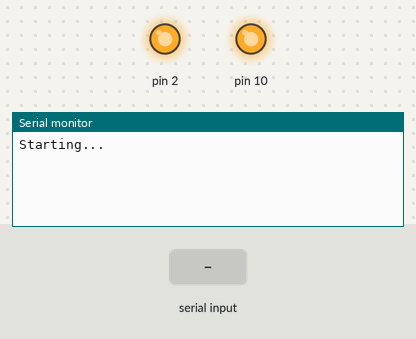
The sketch below on a simulated Arduino Uno, built with avr-gcc and run on an emulated ATmega328P. On the bench: output pins drawn as LEDs (lit = HIGH), the last lines printed to the serial monitor. The inputs (shaded band) are chosen by the test bench.

Above: at 1.2 s.
1.3 s: "b\n" received over Serial
At 1.7 s:
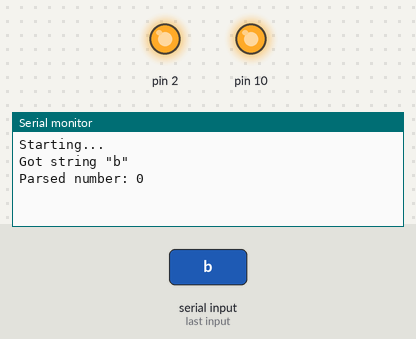
2.8 s: "P\n" received over Serial
At 4.0 s:
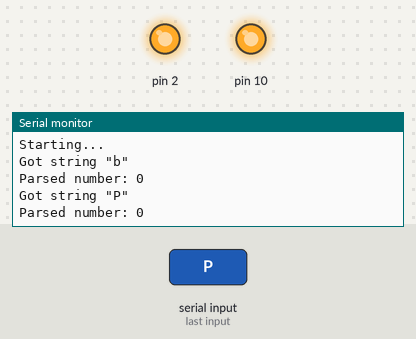

The sketch:

SPI_test.ino
```cpp
#include <SPI.h>

char commandString[5];
unsigned char i = 0;
boolean commandComplete = false;

void setup() {
  SPI.begin();
  Serial.begin(115200);
  Serial.println("Starting...");
  pinMode(2, OUTPUT);
  digitalWrite(2, HIGH);
}

void loop() {
  if (Serial.available()) {
    commandString[i] = Serial.read();
    if (commandString[i] == '\n' || i>=4) {
      commandComplete = true;
    }
    i++;
  }
  if (commandComplete) {
    i--;
    Serial.print("Got string \"");
    for (unsigned char j = 0; j < i; j++) {
      Serial.print(commandString[j]);
    }
    Serial.print('"');
    Serial.println();

    char commandChar = commandString[0];
    if(commandChar == 'R' || commandChar == 'G' || commandChar == 'B' ||
    commandChar == 'r' || commandChar == 'g' || commandChar == 'b' ||
    commandChar == 'P'){
      commandString[i+1] = 0;
      commandString[0] = commandString[1];
      commandString[1] = commandString[2];
      commandString[2] = commandString[3];
      commandString[3] = commandString[4];
      //Serial.print("Number string: ");
      //Serial.println(commandString);
      unsigned char value = atoi(commandString);
      Serial.print("Parsed number: ");
      Serial.println(value);
      //digitalWrite(2, LOW);
      //SPI.beginTransaction(SPISettings(4000000, MSBFIRST, SPI_MODE3));
      //SPI.transfer((unsigned char)commandChar);
      //SPI.endTransaction();
      //digitalWrite(2, HIGH);
      //delayMicroseconds(5);
      digitalWrite(2, LOW);
      SPI.beginTransaction(SPISettings(1000000, MSBFIRST, SPI_MODE3));
      SPI.transfer(value);
      digitalWrite(2, HIGH);
      delayMicroseconds(5);
      digitalWrite(2, LOW);
      SPI.beginTransaction(SPISettings(1000000, MSBFIRST, SPI_MODE3));
      SPI.transfer(~value);
      SPI.endTransaction();
      digitalWrite(2, HIGH);
    }
else{
  Serial.println("Invalid command.");
}

    i = 0;
    commandComplete = false;
  }
}
```

Measured:
- after the input at 1.3 s, the serial monitor: prints a new line at once (image 1)
- after the input at 2.8 s, the serial monitor: prints a new line at once (image 2)
